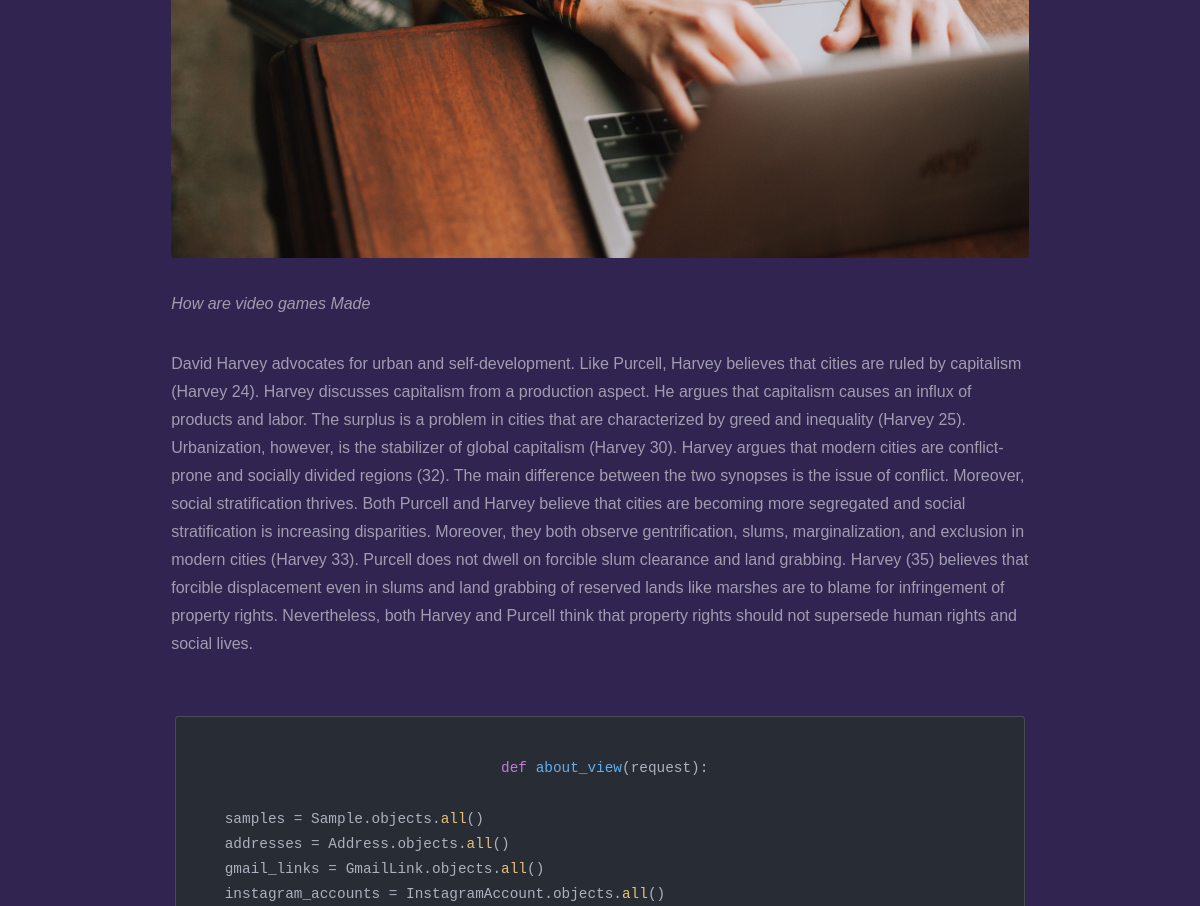
/articles/how-are-video-games-made/ (middle part), run on an earlier commit of the app's database.
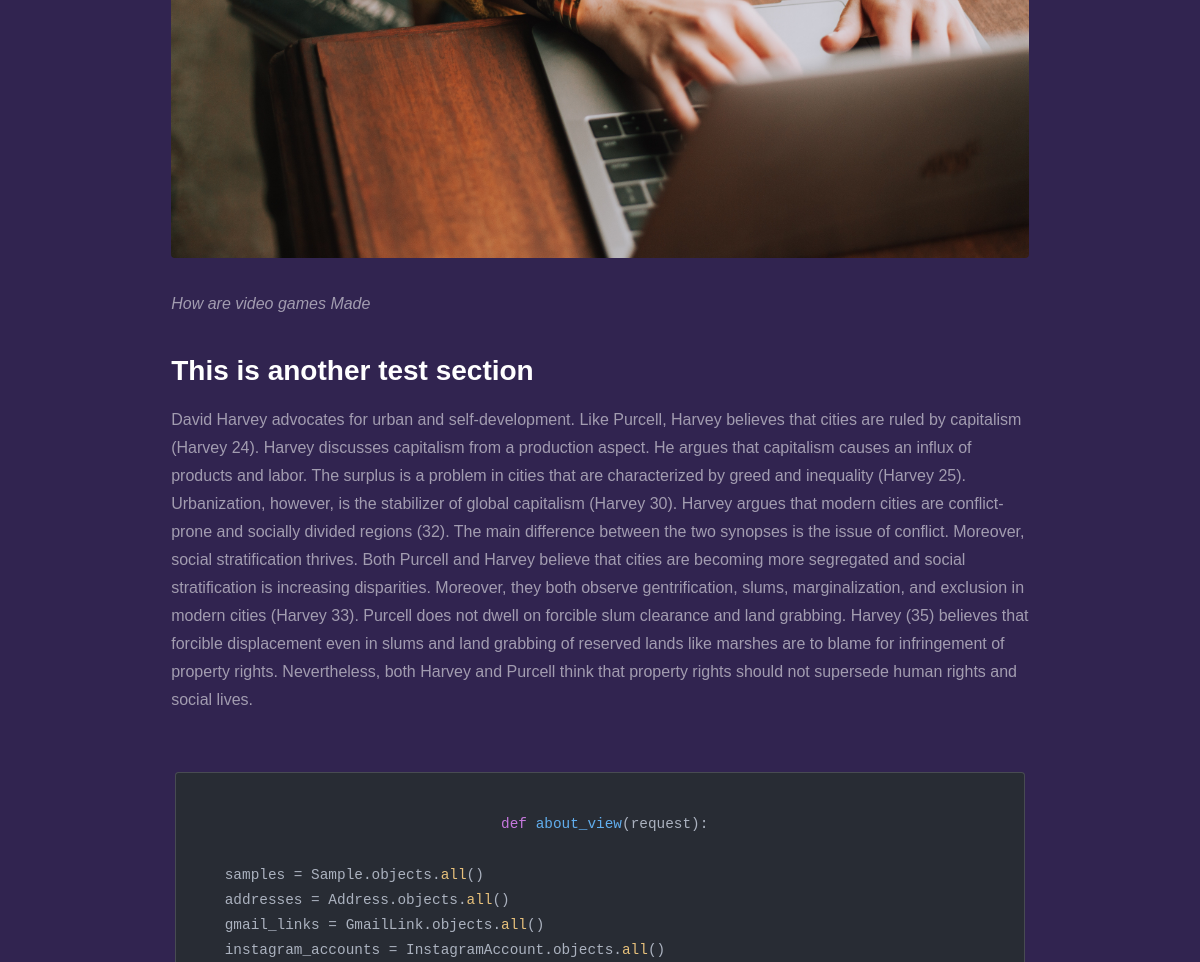
And on a later commit of the database.
### articles/models.py (models this page shows, shortened)
class Article (models.Model):
    title = models.CharField( max_length=50 ,blank=True)
    slug = models.SlugField()
    author = models.ForeignKey(Author, on_delete=models.CASCADE)
    date = models.DateTimeField(  auto_now_add=True)
    views = models.IntegerField(blank=True,default=0,null=True)
    thumb = models.FileField(blank=True,null=True)
    thumb_description = models.CharField( max_length=50,null=True)
    tags = models.ManyToManyField(Tag, blank=True)
    category = models.ForeignKey(Category, blank=True,null=True, on_delete=models.SET_NULL)
    intro = models.TextField( max_length=256, blank=True, null=True)
    outro = models.TextField( max_length=256, blank=True, null=True)
    def get_author(self):
        return self.author
    def get_absolute_url(self):
        return reverse("articles:article_details", kwargs={
            'slug': self.slug
        })

class Section (models.Model):
    root_article = models.ForeignKey(Article,on_delete=models.CASCADE,null=True)
    element_id = models.CharField(max_length=50, blank=True,null=True)
    name = models.CharField( max_length=50, blank=True, null=True)
    heading = models.CharField(blank=True,null=True, max_length=50)
    text_body = models.TextField(blank=True)
    quote = models.TextField(blank=True,null=True)
    code = models.TextField(blank=True,null=True)
    code_language = models.CharField(blank=True,null=True, max_length=50)
    image = models.FileField(blank=True,null=True)
    video = models.FileField(blank=True,null=True)
    link = models.CharField(blank=True, null=True, max_length=50)

### articles/views.py (the view)
# urls.py: path(r'<slug>/',views.article_details, name='article_details'),
def article_details(request,slug):
    article = Article.objects.get(slug=slug)
    stories = Article.objects.filter(category=article.category).order_by('date')[:4]
    sections = Section.objects.filter(root_article=article)
    author = article.get_author()
    categories = Category.objects.all()
    article.views = article.views + 1
    article.save()
    if request.method == 'POST':
        form = NewsletterForm(request.POST)
        if form.is_valid():
            email_address = form.cleaned_data['email']
            email_address_qs = Email.objects.filter(email=email_address)
            if email_address_qs.exists():
                messages.info(request, "You are already subscribed")
                return redirect("articles:article_details",slug=article.slug)
            else:
                new_email = Email(user=user,email=email_address)
                new_email.save()
                messages.success(request, "Email address added successfully")
                return redirect("articles:article_details",slug=article.slug)
    else:
        form = NewsletterForm()
    context = {
        'article':article,
        'stories':stories,
        'sections':sections,
        'author':author,
        'form':form,
        'categories':categories
        }
    return render(request,'articles/article_details.html',context)

### articles/models.py (called while the page is built)
    def get_absolute_url(self):
        return reverse("articles:article_category",kwargs={
            'slug':self.name
        })

### articles/templates/articles/article_details.html (shortened to what this page needs)
{%extends 'base_layout.html'%}
{%load static%}
{% block extra_head %}
<link rel="stylesheet" href="{% static 'assets/style/article_detail.css' %}" />
{% endblock extra_head %}
{%block content%}
        <div id="wrapper">
            <section id="main" class="wrapper">
                <div class="inner">
                    <div class="body-container">
                        <span class="image fit">
                            <img src="{{article.thumb.url}}" alt="{{article.title}}" class="img-fluid thumb" >
                        </span>
                        <p class="thumb-description">
                            <em>{{article.thumb_description}}</em>
                        </p>
                        {%for section in sections%}
                            {% if section.heading %}
                            <h2>{{section.heading}}</h2>
                            {% endif %}
                            {% if section.text_body %}
                            <p>{{section.text_body}}</p>
                            {% endif %}
                            {% if section.code %}
                            <pre>
                                <code class="language-{{ section.code_language }}">
                                </code>
                            </pre>
                            {% endif %}
                        {%endfor%}
                    </div>
                </div>
            </section>
        </div>
{%endblock%}

### templates/base_layout.html (shortened to what this page needs)
{% load static %}
<!DOCTYPE HTML>
<html>
	<head>
        <link rel="stylesheet" href="{% static 'css/bootstrap.min.css' %}">
        <link rel="stylesheet" href="{% static 'assets/css/main.css' %}" />
        <link rel="stylesheet" href="{% static 'assets/style/style.css' %}" />
        {% block extra_head %}
        {% endblock extra_head %}
        <link rel="stylesheet" href="{% static 'highlightjs/styles/atom-one-dark.min.css' %}" />
	</head>
	<body class="is-preload">
        {%block content%}
        {%endblock%}
	</body>
</html>

### static_in_env/assets/css/main.css (style rules this page uses)
html, body, div, span, applet, object, iframe, h1, h2, h3, h4, h5, h6, p, blockquote, pre, a, abbr, acronym, address, big, cite, code, del, dfn, em, img, ins, kbd, q, s, samp, small, strike, strong, sub, sup, tt, var, b, u, i, center, dl, dt, dd, ol, ul, li, fieldset, form, label, legend, table, caption, tbody, tfoot, thead, tr, th, td, article, aside, canvas, details, embed, figure, figcaption, footer, header, hgroup, menu, nav, output, ruby, section, summary, time, mark, audio, video { margin: 0; padding: 0; border: 0; font-size: 100%; font: inherit; vertical-align: baseline; }
article, aside, details, figcaption, figure, footer, header, hgroup, menu, nav, section { display: block; }
body { line-height: 1; }
body { -webkit-text-size-adjust: none; }
body { -ms-overflow-style: scrollbar; }
html { box-sizing: border-box; }
*, *:before, *:after { box-sizing: inherit; }
body { background: #312450; }
body, input, select, textarea { color: rgba(255, 255, 255, 0.55); font-family: Arial, Helvetica, sans-serif; font-size: 16.5pt; font-weight: normal; line-height: 1.75; }
@media screen and (max-width: 1680px) { body, input, select, textarea { font-size: 13pt; } }
@media screen and (max-width: 1280px) { body, input, select, textarea { font-size: 12pt; } }
em, i { font-style: italic; }
p { margin: 0 0 2em 0; }
h1, h2, h3, h4, h5, h6 { color: #ffffff; font-weight: bold; line-height: 1.5; margin: 0 0 0.5em 0; }
h2 { font-size: 1.75em; }
code { background: rgba(255, 255, 255, 0.05); border-radius: 0.25em; border: solid 1px rgba(255, 255, 255, 0.15); font-family: "Courier New", monospace; font-size: 0.9em; margin: 0 0.25em; padding: 0.25em 0.65em; }
pre { -webkit-overflow-scrolling: touch; font-family: "Courier New", monospace; font-size: 0.9em; margin: 0 0 2em 0; }
pre code { display: block; line-height: 1.75em; padding: 1em 1.5em; overflow-x: auto; }
.image { border-radius: 0.25em; border: 0; display: inline-block; position: relative; }
.image img { border-radius: 0.25em; display: block; }
.image.fit { display: block; margin: 0 0 2em 0; width: 100%; }
.image.fit img { width: 100%; }
.wrapper { position: relative; }
.wrapper > .inner { padding: 5em 5em 3em 5em ; max-width: 100%; width: 75em; }
@media screen and (max-width: 1680px) { .wrapper > .inner { padding: 4em 4em 2em 4em ; } }
@media screen and (max-width: 1280px) { .wrapper > .inner { width: 100%; } }
#header + #wrapper > .wrapper > .inner { margin: 0 auto; }

### static_in_env/assets/style/article_detail.css (style rules this page uses)
.thumb-description { font-family: 'Gill Sans', 'Gill Sans MT', Calibri, 'Trebuchet MS', sans-serif; margin-top: 0; }
pre { display: block; width: 100%; overflow: auto; border-radius: 5px; word-wrap: normal; font-size: 0.9em; color: #fff; }
pre > code { display: block; white-space: inherit; }
@media screen and (min-width:1200px) { .body-container { width:70%; margin:auto; } }
@media screen and (min-width:900px) and (max-width:1200px) { .body-container { width:80%; margin:auto; } }

What changed in the data, as far as the page shows it:
changed Section: heading (not shown) → "This is another test section"
